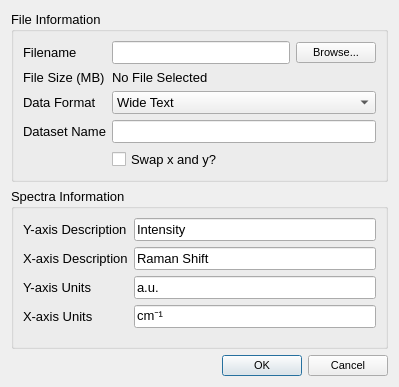
<?xml version="1.0" encoding="UTF-8"?>
<ui version="4.0">
 <class>DatasetImportDialog</class>
 <widget class="QDialog" name="DatasetImportDialog">
  <property name="geometry">
   <rect>
    <x>0</x>
    <y>0</y>
    <width>399</width>
    <height>387</height>
   </rect>
  </property>
  <property name="font">
   <font>
    <pointsize>10</pointsize>
   </font>
  </property>
  <property name="windowTitle">
   <string>Load Dataset</string>
  </property>
  <layout class="QVBoxLayout" name="verticalLayout">
   <item>
    <widget class="QGroupBox" name="fileInfoGroupBox">
     <property name="title">
      <string>File Information</string>
     </property>
     <layout class="QFormLayout" name="formLayout">
      <item row="0" column="0">
       <widget class="QLabel" name="filenameLabel">
        <property name="text">
         <string>Filename</string>
        </property>
       </widget>
      </item>
      <item row="0" column="1">
       <layout class="QHBoxLayout" name="filenameLayout">
        <item>
         <widget class="QLineEdit" name="filenameLineEdit">
          <property name="enabled">
           <bool>true</bool>
          </property>
         </widget>
        </item>
        <item>
         <widget class="QPushButton" name="browseButton">
          <property name="font">
           <font>
            <pointsize>8</pointsize>
           </font>
          </property>
          <property name="text">
           <string>Browse...</string>
          </property>
         </widget>
        </item>
       </layout>
      </item>
      <item row="1" column="0">
       <widget class="QLabel" name="fileSizeLabel_2">
        <property name="text">
         <string>File Size (MB)</string>
        </property>
       </widget>
      </item>
      <item row="1" column="1">
       <widget class="QLabel" name="fileSizeLabel">
        <property name="text">
         <string>No File Selected</string>
        </property>
       </widget>
      </item>
      <item row="2" column="0">
       <widget class="QLabel" name="formatLabel">
        <property name="text">
         <string>Data Format</string>
        </property>
       </widget>
      </item>
      <item row="2" column="1">
       <widget class="QComboBox" name="dataFormatComboBox">
        <item>
         <property name="text">
          <string>Wide Text</string>
         </property>
        </item>
        <item>
         <property name="text">
          <string>Long Text</string>
         </property>
        </item>
        <item>
         <property name="text">
          <string>Wide Text (CSV)</string>
         </property>
        </item>
        <item>
         <property name="text">
          <string>Long Text (CSV)</string>
         </property>
        </item>
        <item>
         <property name="text">
          <string>Vespucci Dataset</string>
         </property>
        </item>
       </widget>
      </item>
      <item row="3" column="0">
       <widget class="QLabel" name="nameLabel">
        <property name="text">
         <string>Dataset Name</string>
        </property>
       </widget>
      </item>
      <item row="3" column="1">
       <widget class="QLineEdit" name="nameLineEdit">
        <property name="toolTip">
         <string>The dataset should have a unique name that is a valid filename on your operating system.</string>
        </property>
       </widget>
      </item>
      <item row="4" column="1">
       <widget class="QCheckBox" name="swapCheckBox">
        <property name="toolTip">
         <string>Depending on your settings, your data may have y in the column before x, rather than the traditional x before y.  Enabling this option will take the first column as y and second column as x.  Applies only to text files.</string>
        </property>
        <property name="text">
         <string>Swap x and y?</string>
        </property>
       </widget>
      </item>
     </layout>
    </widget>
   </item>
   <item>
    <widget class="QGroupBox" name="spectraInfoGroupBox">
     <property name="title">
      <string>Spectra Information</string>
     </property>
     <layout class="QFormLayout" name="formLayout_2">
      <property name="fieldGrowthPolicy">
       <enum>QFormLayout::AllNonFixedFieldsGrow</enum>
      </property>
      <item row="0" column="0">
       <widget class="QLabel" name="yLabel">
        <property name="text">
         <string>Y-axis Description</string>
        </property>
       </widget>
      </item>
      <item row="0" column="1">
       <widget class="QLineEdit" name="yDescriptionLineEdit">
        <property name="text">
         <string>Intensity</string>
        </property>
       </widget>
      </item>
      <item row="1" column="0">
       <widget class="QLabel" name="xLabel">
        <property name="text">
         <string>X-axis Description</string>
        </property>
       </widget>
      </item>
      <item row="1" column="1">
       <widget class="QLineEdit" name="xDescriptionLineEdit">
        <property name="text">
         <string>Raman Shift</string>
        </property>
       </widget>
      </item>
      <item row="2" column="0">
       <widget class="QLabel" name="yUnitsLabel">
        <property name="text">
         <string>Y-axis Units</string>
        </property>
       </widget>
      </item>
      <item row="3" column="0">
       <widget class="QLabel" name="xUnitsLabel">
        <property name="text">
         <string>X-axis Units</string>
        </property>
       </widget>
      </item>
      <item row="2" column="1">
       <widget class="QLineEdit" name="yUnitsLineEdit">
        <property name="text">
         <string>a.u.</string>
        </property>
       </widget>
      </item>
      <item row="3" column="1">
       <widget class="QLineEdit" name="xUnitsLineEdit">
        <property name="text">
         <string>cm⁻¹</string>
        </property>
       </widget>
      </item>
     </layout>
    </widget>
   </item>
   <item>
    <widget class="QDialogButtonBox" name="buttonBox">
     <property name="font">
      <font>
       <pointsize>8</pointsize>
      </font>
     </property>
     <property name="orientation">
      <enum>Qt::Horizontal</enum>
     </property>
     <property name="standardButtons">
      <set>QDialogButtonBox::Cancel|QDialogButtonBox::Ok</set>
     </property>
    </widget>
   </item>
  </layout>
 </widget>
 <resources/>
 <connections/>
</ui>
